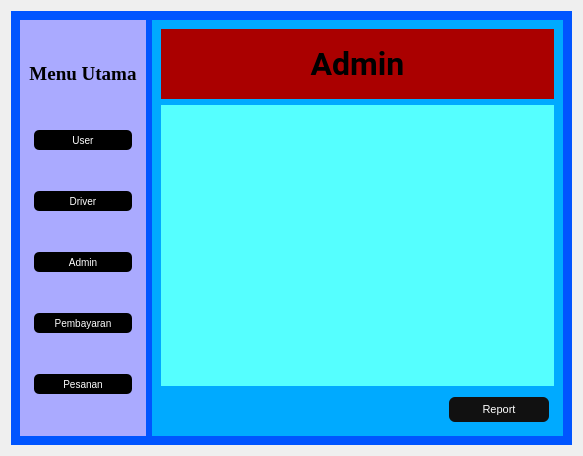
<?xml version="1.0" encoding="UTF-8"?>
<ui version="4.0">
 
 
 <class>Form</class>
 
 
 <widget class="QWidget" name="Form">
  
  
  <property name="geometry">
   
   
   <rect>
    
    
    <x>0</x>
    
    
    <y>0</y>
    
    
    <width>583</width>
    
    
    <height>456</height>
    
   
   </rect>
   
  
  </property>
  
  
  <property name="windowTitle">
   
   
   <string>Form</string>
   
  
  </property>
  
  
  <layout class="QGridLayout" name="gridLayout">
   
   
   <item row="0" column="0">
    
    
    <widget class="QWidget" name="widget" native="true">
     
     
     <property name="styleSheet">
      
      
      <string notr="true">background-color: rgb(0, 85, 255);</string>
      
     
     </property>
     
     
     <layout class="QHBoxLayout" name="horizontalLayout_2">
      
      
      <item>
       
       
       <widget class="QWidget" name="widget_2" native="true">
        
        
        <property name="sizePolicy">
         <sizepolicy hsizetype="Fixed" vsizetype="Expanding">
          <horstretch>0</horstretch>
          <verstretch>0</verstretch>
         </sizepolicy>
        </property>
        <property name="minimumSize">
         
         
         <size>
          
          
          <width>120</width>
          
          
          <height>0</height>
          
         
         </size>
         
        
        </property>
        
        
        <property name="styleSheet">
         
         
         <string notr="true">background-color: rgb(170, 170, 255);</string>
         
        
        </property>
        
        
        <layout class="QVBoxLayout" name="verticalLayout_2">
         
         
         <item>
          
          
          <widget class="QLabel" name="label_2">
           
           
           <property name="minimumSize">
            
            
            <size>
             
             
             <width>0</width>
             
             
             <height>40</height>
             
            
            </size>
            
           
           </property>
           
           
           <property name="maximumSize">
            
            
            <size>
             
             
             <width>16777215</width>
             
             
             <height>40</height>
             
            
            </size>
            
           
           </property>
           
           
           <property name="font">
            
            
            <font>
             
             
             <family>Times New Roman</family>
             
             
             <pointsize>14</pointsize>
             
             
             <weight>75</weight>
             
             
             <bold>true</bold>
             
            
            </font>
            
           
           </property>
           
           
           <property name="text">
            
            
            <string>Menu Utama</string>
            
           
           </property>
           
           
           <property name="alignment">
            
            
            <set>Qt::AlignCenter</set>
            
           
           </property>
           
          
          </widget>
          
         
         </item>
         
         
         <item>
          
          
          <widget class="QPushButton" name="btnUser">
           
           
           <property name="minimumSize">
            
            
            <size>
             
             
             <width>0</width>
             
             
             <height>20</height>
             
            
            </size>
            
           
           </property>
           
           
           <property name="maximumSize">
            
            
            <size>
             
             
             <width>16777215</width>
             
             
             <height>30</height>
             
            
            </size>
            
           
           </property>
           
           
           <property name="styleSheet">
            
            
            <string notr="true">QPushButton{
	text-align: center;
	margin: 5px;
	border-radius:5px;
	font-size: 10px;
	background-color: black;
	color: white;
}

QPushButton:hover{
	background-color:#3498db;
}
QPushButton:pressed{
	background-color:#2380b9;
}</string>
            
           
           </property>
           
           
           <property name="text">
            
            
            <string>User</string>
            
           
           </property>
           
          
          </widget>
          
         
         </item>
         
         
         <item>
          
          
          <widget class="QPushButton" name="btnDriver">
           
           
           <property name="minimumSize">
            
            
            <size>
             
             
             <width>0</width>
             
             
             <height>20</height>
             
            
            </size>
            
           
           </property>
           
           
           <property name="maximumSize">
            
            
            <size>
             
             
             <width>16777215</width>
             
             
             <height>30</height>
             
            
            </size>
            
           
           </property>
           
           
           <property name="styleSheet">
            
            
            <string notr="true">QPushButton{
	text-align: center;
	margin: 5px;
	border-radius:5px;
	font-size: 10px;
	background-color: black;
	color: white;
}

QPushButton:hover{
	background-color:#3498db;
}
QPushButton:pressed{
	background-color:#2380b9;
}</string>
            
           
           </property>
           
           
           <property name="text">
            
            
            <string>Driver</string>
            
           
           </property>
           
          
          </widget>
          
         
         </item>
         
         
         <item>
          
          
          <widget class="QPushButton" name="btnAdmin">
           
           
           <property name="minimumSize">
            
            
            <size>
             
             
             <width>0</width>
             
             
             <height>20</height>
             
            
            </size>
            
           
           </property>
           
           
           <property name="maximumSize">
            
            
            <size>
             
             
             <width>16777215</width>
             
             
             <height>30</height>
             
            
            </size>
            
           
           </property>
           
           
           <property name="styleSheet">
            
            
            <string notr="true">QPushButton{
	text-align: center;
	margin: 5px;
	border-radius:5px;
	font-size: 10px;
	background-color: black;
	color: white;
}

QPushButton:hover{
	background-color:#3498db;
}
QPushButton:pressed{
	background-color:#2380b9;
}</string>
            
           
           </property>
           
           
           <property name="text">
            
            
            <string>Admin</string>
            
           
           </property>
           
          
          </widget>
          
         
         </item>
         
         
         <item>
          
          
          <widget class="QPushButton" name="btnPembayaran">
           
           
           <property name="minimumSize">
            
            
            <size>
             
             
             <width>0</width>
             
             
             <height>20</height>
             
            
            </size>
            
           
           </property>
           
           
           <property name="maximumSize">
            
            
            <size>
             
             
             <width>16777215</width>
             
             
             <height>30</height>
             
            
            </size>
            
           
           </property>
           
           
           <property name="styleSheet">
            
            
            <string notr="true">QPushButton{
	text-align: center;
	margin: 5px;
	border-radius:5px;
	font-size: 10px;
	background-color: black;
	color: white;
}

QPushButton:hover{
	background-color:#3498db;
}
QPushButton:pressed{
	background-color:#2380b9;
}</string>
            
           
           </property>
           
           
           <property name="text">
            
            
            <string>Pembayaran</string>
            
           
           </property>
           
          
          </widget>
          
         
         </item>
         
         
         <item>
          
          
          <widget class="QPushButton" name="btnPesanan">
           
           
           <property name="minimumSize">
            
            
            <size>
             
             
             <width>0</width>
             
             
             <height>20</height>
             
            
            </size>
            
           
           </property>
           
           
           <property name="maximumSize">
            
            
            <size>
             
             
             <width>16777215</width>
             
             
             <height>30</height>
             
            
            </size>
            
           
           </property>
           
           
           <property name="styleSheet">
            
            
            <string notr="true">QPushButton{
	text-align: center;
	margin: 5px;
	border-radius:5px;
	font-size: 10px;
	background-color: black;
	color: white;
}

QPushButton:hover{
	background-color:#3498db;
}
QPushButton:pressed{
	background-color:#2380b9;
}</string>
            
           
           </property>
           
           
           <property name="text">
            
            
            <string>Pesanan</string>
            
           
           </property>
           
          
          </widget>
          
         
         </item>
         
        
        </layout>
        
       
        <property name="maximumSize">
         <size>
          <width>160</width>
          <height>16777215</height>
         </size>
        </property>
       </widget>
       
      
      </item>
      
      
      <item>
       
       
       <widget class="QWidget" name="widget_3" native="true">
        
        
        <property name="sizePolicy">
         <sizepolicy hsizetype="Expanding" vsizetype="Expanding">
          <horstretch>0</horstretch>
          <verstretch>0</verstretch>
         </sizepolicy>
        </property>
        <property name="minimumSize">
         
         
         <size>
          
          
          <width>0</width>
          
          
          <height>0</height>
          
         
         </size>
         
        
        </property>
        
        
        <property name="styleSheet">
         
         
         <string notr="true">background-color: rgb(0, 170, 255);</string>
         
        
        </property>
        
        
        <layout class="QVBoxLayout" name="verticalLayout">
         
         
         <item>
          
          
          <widget class="QWidget" name="widget_4" native="true">
           
           
           <property name="minimumSize">
            
            
            <size>
             
             
             <width>0</width>
             
             
             <height>70</height>
             
            
            </size>
            
           
           </property>
           
           
           <property name="maximumSize">
            
            
            <size>
             
             
             <width>16777215</width>
             
             
             <height>70</height>
             
            
            </size>
            
           
           </property>
           
           
           <property name="styleSheet">
            
            
            <string notr="true">background-color: rgb(170, 0, 0);</string>
            
           
           </property>
           
           
           <layout class="QHBoxLayout" name="horizontalLayout_3">
            
            
            <item>
             
             
             <widget class="QLabel" name="label">
              
              
              <property name="minimumSize">
               
               
               <size>
                
                
                <width>0</width>
                
                
                <height>50</height>
                
               
               </size>
               
              
              </property>
              
              
              <property name="maximumSize">
               
               
               <size>
                
                
                <width>16777215</width>
                
                
                <height>70</height>
                
               
               </size>
               
              
              </property>
              
              
              <property name="font">
               
               
               <font>
                
                
                <family>Roboto</family>
                
                
                <pointsize>24</pointsize>
                
                
                <weight>75</weight>
                
                
                <bold>true</bold>
                
               
               </font>
               
              
              </property>
              
              
              <property name="mouseTracking">
               
               
               <bool>false</bool>
               
              
              </property>
              
              
              <property name="text">
               
               
               <string>Admin</string>
               
              
              </property>
              
              
              <property name="alignment">
               
               
               <set>Qt::AlignCenter</set>
               
              
              </property>
              
             
             </widget>
             
            
            </item>
            
           
           </layout>
           
          
          </widget>
          
         
         </item>
         
         
         <item>
          
          
          <widget class="QWidget" name="widget_5" native="true">
           
           
           <property name="sizePolicy">
            <sizepolicy hsizetype="Expanding" vsizetype="Expanding">
             <horstretch>0</horstretch>
             <verstretch>0</verstretch>
            </sizepolicy>
           </property>
           <property name="minimumSize">
            
            
            <size>
             
             
             <width>0</width>
             
             
             <height>150</height>
             
            
            </size>
            
           
           </property>
           
           
           <property name="styleSheet">
            
            
            <string notr="true">background-color: rgb(85, 255, 255);</string>
            
           
           </property>
           
           
           <layout class="QHBoxLayout" name="horizontalLayout"/>
           
          
          </widget>
          
         
         </item>
         
        
         <item>
          <layout class="QHBoxLayout" name="horizontalLayout_report">
           <item>
            <spacer name="horizontalSpacer_report">
             <property name="orientation">
              <enum>Qt::Horizontal</enum>
             </property>
             <property name="sizeHint" stdset="0">
              <size>
               <width>40</width>
               <height>20</height>
              </size>
             </property>
            </spacer>
           </item>
           <item>
            <widget class="QPushButton" name="btnReport">
             <property name="minimumSize">
              <size>
               <width>110</width>
               <height>32</height>
              </size>
             </property>
             <property name="styleSheet">
              <string notr="true">QPushButton{
    text-align: center;
    margin: 5px;
    border-radius: 6px;
    font-size: 11px;
    background-color: #111;
    color: white;
    padding: 6px 12px;
}
QPushButton:hover{ background-color:#3498db; }
QPushButton:pressed{ background-color:#2380b9; }</string>
             </property>
             <property name="text">
              <string>Report</string>
             </property>
            </widget>
           </item>
          </layout>
         </item>
        </layout>
        
       
       </widget>
       
      
      </item>
      
     
     </layout>
     
    
    </widget>
    
   
   </item>
   
  
  </layout>
  
 
 </widget>
 
 
 <resources/>
 
 
 <connections/>
 

</ui>
